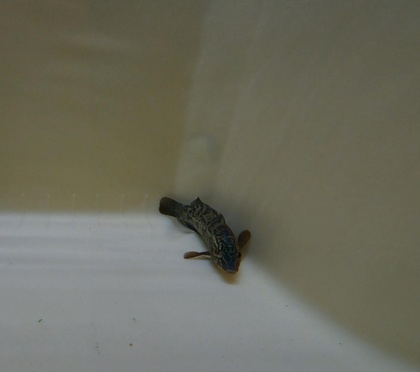
%> input picture assets/Testing/012001_GH030034.MP4-2.jpg, 420 x 372 px, shrunk from 1218 x 1080 before the run
$ octave --eval "result = jAlgoritmeColor(imread('assets/Testing/012001_GH030034.MP4-2.jpg'));"   (GNU Octave 9; MATLAB toolbox functions it lacks are replaced by stand-ins)
%> lines starting %> are read from the running program, lines starting %| are printed output that depends on the picture; in (x1, y1, x2, y2) boxes, pixels count from 0 and x2, y2 are one past the last pixel; in counts of white or black regions, pixels touching at a corner belong together; the program's own positions count from 1


function result = jAlgoritmeColor(img)

%img = 012001_GH030034.MP4-2.jpg


rMin = 0;
rMax = 50;

gMin = 0;
gMax = 40;

bMin = 0;
bMax = 65;

binaryImg = zeros(size(img,1),size(img,2));


for y=1:size(img,1)
    for x=1:size(img,2)
        if(isInRange(img(y,x,1), rMin, rMax) && isInRange(img(y,x,2), gMin, gMax) && isInRange(img(y,x,3), bMin, bMax))
            binaryImg(y,x) = 1;
        end

    end
end
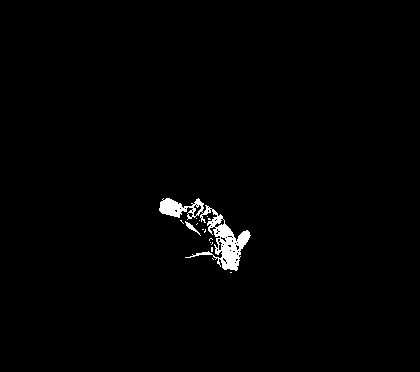
%> binaryImg: size 372x420 double; values 0 (black) and 1 (white), 1.2% white; 16 white regions (14 under 20 px), largest, box (x1, y1, x2, y2) and area: (159, 198, 251, 271) 1723, (185, 221, 201, 236) 56


BW = binaryImg;
BW = imfill(BW,'holes');
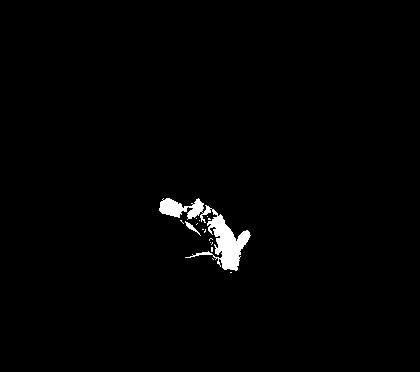
%> BW: size 372x420 double; values 0 (black) and 1 (white), 1.3% white; 16 white regions (14 under 20 px), largest, box (x1, y1, x2, y2) and area: (159, 198, 251, 271) 1903, (185, 221, 201, 236) 56
binaryImg = bwareaopen(BW, 50);
binaryImg = imclose(binaryImg, true(9));
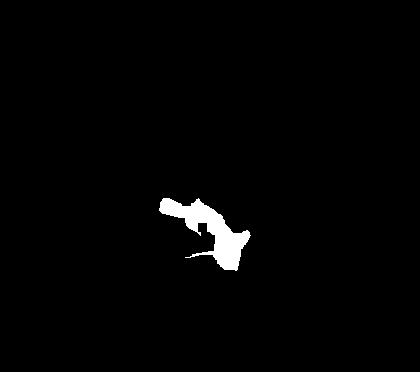
%> binaryImg: size 372x420 logical; 1.6% white; 1 white region, box (x1, y1, x2, y2) and area: (159, 198, 251, 271) 2440
result = binaryImg;


end

function result = isInRange(value, min, max)
    result = false;
    if (min < value && value < max)
        result = true;
    end
end

$ run again, on assets/Testing/023001_GH010034.MP4-2.jpg
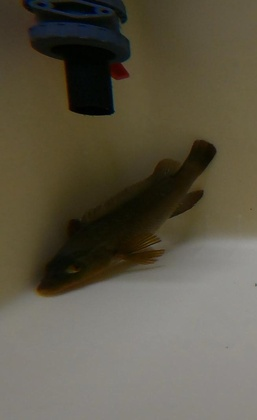
%> input picture assets/Testing/023001_GH010034.MP4-2.jpg, 257 x 420 px, shrunk from 654 x 1067 before the run
%> after the loop in jAlgoritmeColor, `for y=1:size(img,1)`:
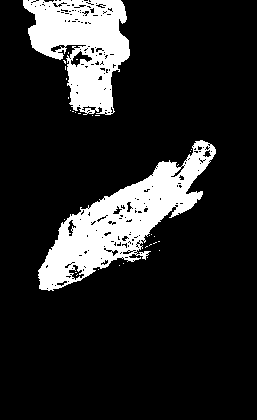
%> binaryImg: size 420x257 double; values 0 (black) and 1 (white), 15.2% white; 32 white regions (30 under 20 px), largest, box (x1, y1, x2, y2) and area: (38, 140, 216, 291) 9138, (23, 0, 130, 115) 7161
%> BW: size 420x257 double; values 0 (black) and 1 (white), 16.4% white; 29 white regions (27 under 20 px), largest, box (x1, y1, x2, y2) and area: (38, 140, 216, 291) 9900, (23, 0, 130, 115) 7730
%> in jAlgoritmeColor, `binaryImg = imclose(binaryImg, true(9));`:
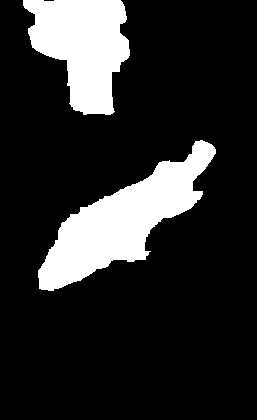
%> binaryImg: size 420x257 logical; 16.9% white; 2 white regions, box (x1, y1, x2, y2) and area: (38, 140, 216, 291) 10223, (23, 0, 130, 115) 7985
